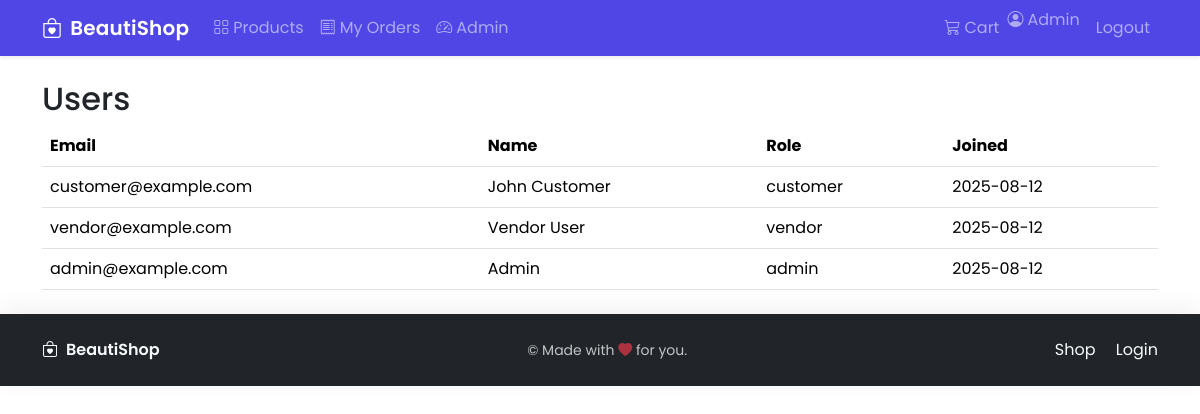
The app's page /admin/users (signed in) with its own data.
### app/models.py (models this page shows, shortened)
class User(UserMixin, db.Model):
    id = db.Column(db.Integer, primary_key=True)
    email = db.Column(db.String(255), unique=True, nullable=False, index=True)
    password_hash = db.Column(db.String(255), nullable=False)
    name = db.Column(db.String(120), nullable=True)
    role = db.Column(db.String(20), default=ROLE_CUSTOMER, nullable=False)
    is_active = db.Column(db.Boolean, default=True)
    created_at = db.Column(db.DateTime, default=datetime.utcnow)
    vendor = db.relationship("Vendor", back_populates="user", uselist=False)
    orders = db.relationship("Order", back_populates="user")
    @property
    def is_admin(self) -> bool:
        return self.role == ROLE_ADMIN
    @property
    def is_vendor(self) -> bool:
        return self.role == ROLE_VENDOR

### app/blueprints/admin.py (the view)
@admin_bp.route("/users")
def users():
    users = User.query.order_by(User.created_at.desc()).all()
    return render_template("admin/users.html", users=users)

### app/blueprints/admin.py (called while the page is built)
@admin_bp.before_request
@login_required
@role_required(ROLE_ADMIN)
def require_admin():
    pass

### app/blueprints/cart.py (called while the page is built, shortened)
@cart_bp.before_app_request
def merge_session_cart_after_login():
    if not current_user.is_authenticated:
        return
    sid = session.get("sid")
    if not sid:
        return

### app/models.py (called while the page is built)
@login_manager.user_loader
def load_user(user_id: str) -> Optional["User"]:
    return User.query.get(int(user_id))

### app/utils.py (called while the page is built)
def role_required(*roles):
    def decorator(func):
        @wraps(func)
        def wrapper(*args, **kwargs):
            if not current_user.is_authenticated:
                abort(401)
            if current_user.role not in roles:
                abort(403)
            return func(*args, **kwargs)
        return wrapper
    return decorator

### app/templates/admin/users.html
{% extends 'base.html' %}
{% block content %}
<h2>Users</h2>
<table class="table">
  <thead><tr><th>Email</th><th>Name</th><th>Role</th><th>Joined</th></tr></thead>
  <tbody>
  {% for u in users %}
    <tr>
      <td>{{ u.email }}</td>
      <td>{{ u.name }}</td>
      <td>{{ u.role }}</td>
      <td>{{ u.created_at.strftime('%Y-%m-%d') }}</td>
    </tr>
  {% endfor %}
  </tbody>
</table>
{% endblock %}

### app/templates/base.html (shortened to what this page needs)
<!doctype html>
<html lang="en">
  <head>
    <link href="https://cdn.jsdelivr.net/npm/bootstrap@5.3.2/dist/css/bootstrap.min.css" rel="stylesheet">
    <link href="https://cdn.jsdelivr.net/npm/bootstrap-icons@1.11.3/font/bootstrap-icons.css" rel="stylesheet">
    <link href="{{ url_for('static', filename='style.css') }}" rel="stylesheet">
  </head>
  <body class="bg-body">
    <nav class="navbar navbar-expand-lg navbar-dark bg-primary shadow-sm sticky-top">
      <div class="container">
        <a class="navbar-brand d-flex align-items-center" href="/">
          <i class="bi bi-bag-heart me-2"></i>
          <span class="fw-semibold">BeautiShop</span>
        </a>
        <div class="collapse navbar-collapse" id="navbarNav">
          <ul class="navbar-nav me-auto">
            <li class="nav-item"><a class="nav-link" href="{{ url_for('shop.product_list') }}"><i class="bi bi-grid me-1"></i>Products</a></li>
            {% if current_user.is_authenticated %}
            <li class="nav-item"><a class="nav-link" href="{{ url_for('account.my_orders') }}"><i class="bi bi-receipt me-1"></i>My Orders</a></li>
            {% endif %}
            {% if current_user.is_authenticated and current_user.is_admin %}
            <li class="nav-item"><a class="nav-link" href="{{ url_for('admin.dashboard') }}"><i class="bi bi-speedometer2 me-1"></i>Admin</a></li>
            {% endif %}
          </ul>
          <ul class="navbar-nav">
            <li class="nav-item"><a class="nav-link" href="{{ url_for('cart.view_cart') }}"><i class="bi bi-cart3 me-1"></i>Cart</a></li>
            {% if current_user.is_authenticated %}
              <li class="nav-item"><span class="navbar-text me-2"><i class="bi bi-person-circle me-1"></i>{{ current_user.name or current_user.email }}</span></li>
              <li class="nav-item"><a class="nav-link" href="{{ url_for('auth.logout') }}">Logout</a></li>
            {% else %}
              <li class="nav-item"><a class="nav-link" href="{{ url_for('auth.login') }}">Login</a></li>
              <li class="nav-item"><a class="nav-link" href="{{ url_for('auth.register') }}">Register</a></li>
            {% endif %}
          </ul>
        </div>
      </div>
    </nav>
    <main class="container my-4">
      {% block content %}{% endblock %}
    </main>
    <footer class="bg-dark text-light py-4 mt-auto">
      <div class="container d-flex flex-column flex-md-row align-items-center justify-content-between">
        <div class="d-flex align-items-center mb-3 mb-md-0">
          <i class="bi bi-bag-heart me-2"></i>
          <span class="fw-semibold">BeautiShop</span>
        </div>
        <div class="small opacity-75">&copy; {{ 2025 if false else (now().year if false else '' ) }} Made with <i class="bi bi-heart-fill text-danger"></i> for you.</div>
        <div>
          <a href="{{ url_for('shop.product_list') }}" class="link-light text-decoration-none me-3">Shop</a>
          <a href="{{ url_for('auth.login') }}" class="link-light text-decoration-none">Login</a>
        </div>
      </div>
    </footer>
  </body>
</html>

### app/static/style.css (style rules this page uses)
:root { --primary: #4f46e5; --primary-dark: #4338ca; --body-bg: #f8fafc; }
html, body { height: 100%; }
body { font-family: 'Poppins', system-ui, -apple-system, Segoe UI, Roboto, 'Helvetica Neue', Arial, 'Noto Sans', 'Apple Color Emoji', 'Segoe UI Emoji'; background: var(--body-bg); }
.bg-primary { background-color: var(--primary) !important; }
.navbar-brand { font-weight: 700; letter-spacing: .2px; }
footer { box-shadow: 0 -6px 24px rgba(0,0,0,0.06); }

### records on screen
User: name "Admin", email "admin@example.com", role "admin", created_at "2025-08-12"
User: email "customer@example.com", name "John Customer", role "customer", created_at "2025-08-12"
User: email "vendor@example.com", name "Vendor User", role "vendor", created_at "2025-08-12"
